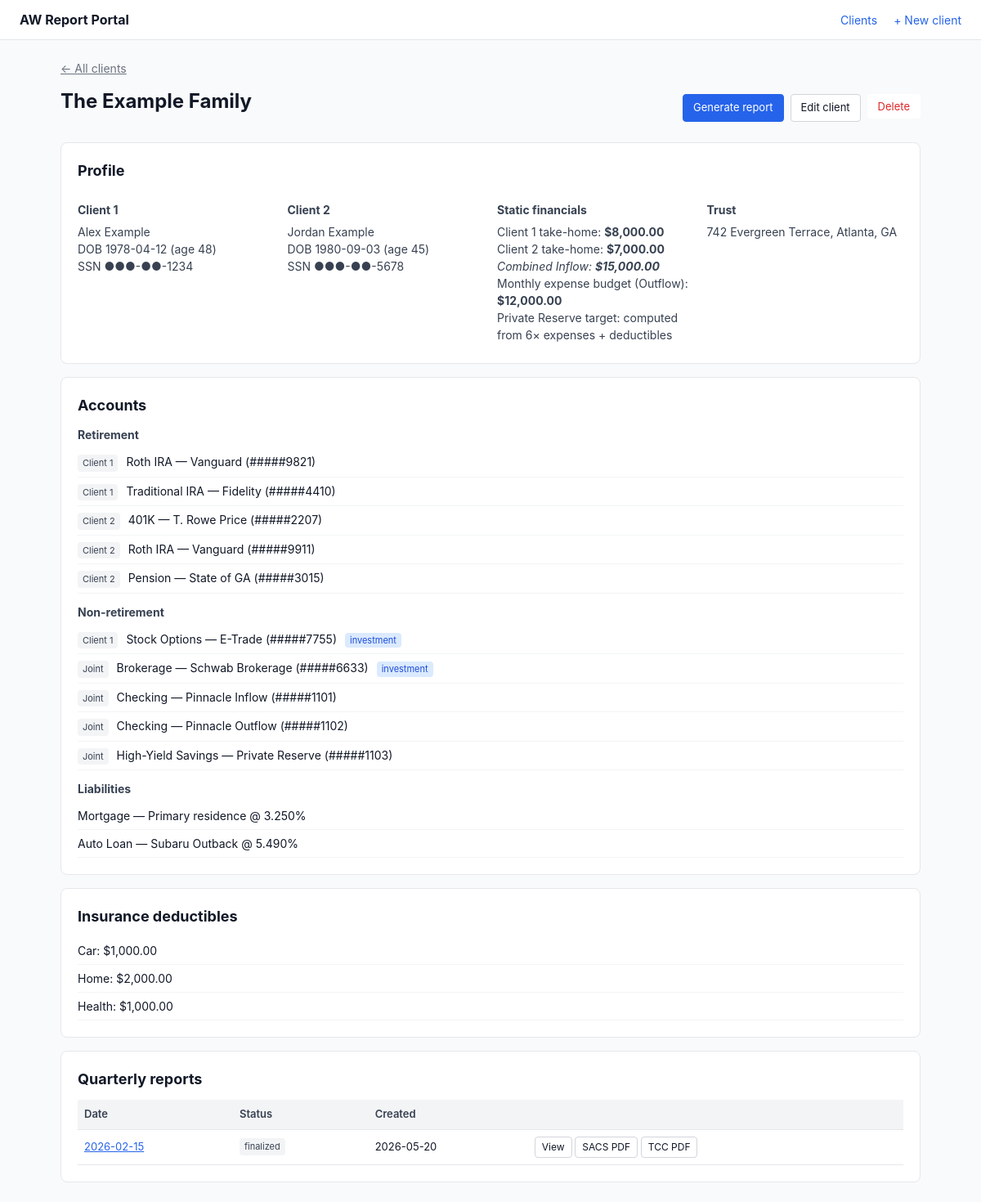
The page /clients/1 on the database as committed earlier.
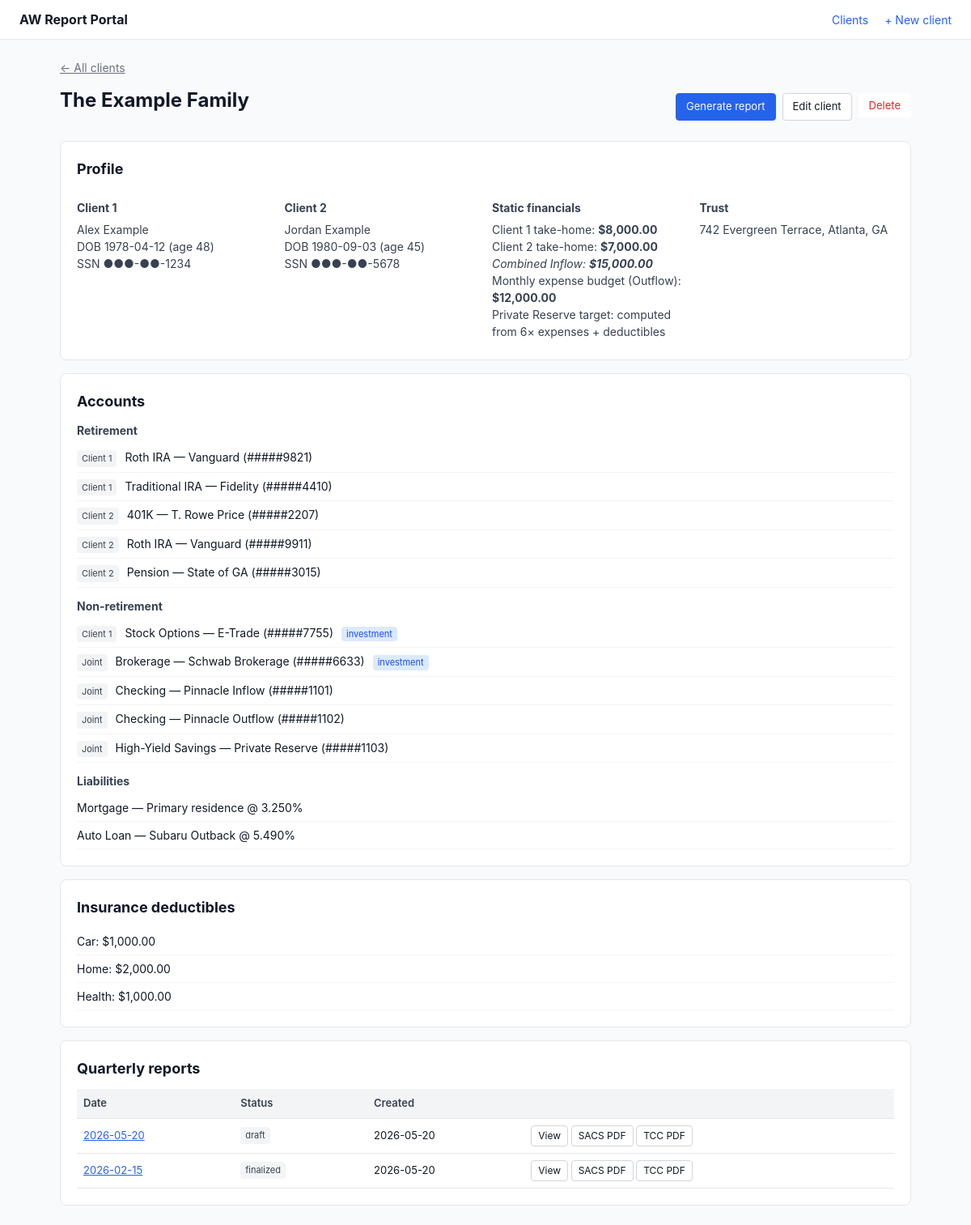
The same page on the database as committed later.
### tables this page shows
CREATE TABLE accounts (
    id INTEGER PRIMARY KEY AUTOINCREMENT,
    client_id INTEGER NOT NULL,
    category TEXT NOT NULL CHECK (category IN ('retirement', 'non_retirement', 'liability')),
    owner TEXT NOT NULL CHECK (owner IN ('client1', 'client2', 'joint')),
    account_type TEXT NOT NULL,
    nickname TEXT,
    account_number_last4 TEXT,
    interest_rate REAL,
    institution TEXT,
    is_investment INTEGER NOT NULL DEFAULT 0,
    sort_order INTEGER NOT NULL DEFAULT 0,
    FOREIGN KEY (client_id) REFERENCES clients(id) ON DELETE CASCADE
);

CREATE TABLE insurance_deductibles (
    id INTEGER PRIMARY KEY AUTOINCREMENT,
    client_id INTEGER NOT NULL,
    label TEXT NOT NULL,
    amount REAL NOT NULL DEFAULT 0,
    FOREIGN KEY (client_id) REFERENCES clients(id) ON DELETE CASCADE
);

CREATE TABLE reports (
    id INTEGER PRIMARY KEY AUTOINCREMENT,
    client_id INTEGER NOT NULL,
    report_date TEXT NOT NULL,
    inflow_monthly REAL,
    outflow_monthly REAL,
    private_reserve_balance REAL,
    investment_account_balance REAL,
    trust_zillow_value REAL,
    status TEXT NOT NULL DEFAULT 'draft' CHECK (status IN ('draft', 'finalized')),
    created_at TEXT DEFAULT CURRENT_TIMESTAMP,
    finalized_at TEXT,
    FOREIGN KEY (client_id) REFERENCES clients(id) ON DELETE CASCADE
);

### app.py (the view)
    @app.route("/clients/<int:client_id>")
    def client_detail(client_id):
        client = get_client_or_404(client_id)
        accounts = get_accounts(client_id)
        deductibles = get_deductibles(client_id)
        reports = get_reports(client_id)
        return render_template(
            "client_detail.html",
            client=client,
            accounts=accounts,
            deductibles=deductibles,
            reports=reports,
            calc_age=calc_age,
        )

### app.py (called while the page is built)
def get_client_or_404(client_id: int):
    c = dbmod.query("SELECT * FROM clients WHERE id = ?", (client_id,), one=True)
    if not c:
        abort(404)
    return c

def get_accounts(client_id: int):
    return dbmod.query(
        "SELECT * FROM accounts WHERE client_id = ? ORDER BY category, owner, sort_order, id",
        (client_id,),
    )

def get_deductibles(client_id: int):
    return dbmod.query(
        "SELECT * FROM insurance_deductibles WHERE client_id = ? ORDER BY id",
        (client_id,),
    )

def get_reports(client_id: int):
    return dbmod.query(
        "SELECT * FROM reports WHERE client_id = ? ORDER BY report_date DESC, id DESC",
        (client_id,),
    )

### calculations.py (called while the page is built)
def calc_age(dob_iso: str, as_of_iso: str | None = None) -> int | None:
    from datetime import date
    if not dob_iso:
        return None
    try:
        dob = date.fromisoformat(dob_iso)
    except ValueError:
        return None
    today = date.fromisoformat(as_of_iso) if as_of_iso else date.today()
    return today.year - dob.year - ((today.month, today.day) < (dob.month, dob.day))

### templates/client_detail.html (shortened to what the changed rows need)
{% extends "base.html" %}
{% block content %}
<div class="page-head">
  <h1>{{ client.label }}</h1>
</div>
<section class="card">
  <h2>Profile</h2>
</section>
<section class="card">
  <h2>Accounts</h2>
  {% set retirement = accounts | selectattr('category', 'equalto', 'retirement') | list %}
  {% set non_retirement = accounts | selectattr('category', 'equalto', 'non_retirement') | list %}
  {% set liabilities = accounts | selectattr('category', 'equalto', 'liability') | list %}
  {% if not retirement %}<p class="empty">None.</p>{% else %}
  <ul class="account-list">
    {% for a in retirement %}
      <li><span class="badge">{{ a.owner | replace('client','Client ') | title }}</span>
          {{ a.account_type }}{% if a.nickname %} — {{ a.nickname }}{% endif %}
          {% if a.account_number_last4 %} (#####{{ a.account_number_last4 }}){% endif %}</li>
    {% endfor %}
  </ul>
  {% endif %}
  {% if not non_retirement %}<p class="empty">None.</p>{% else %}
  <ul class="account-list">
    {% for a in non_retirement %}
      <li><span class="badge">{{ a.owner | replace('client','Client ') | title }}</span>
          {{ a.account_type }}{% if a.nickname %} — {{ a.nickname }}{% endif %}
          {% if a.account_number_last4 %} (#####{{ a.account_number_last4 }}){% endif %}
          {% if a.is_investment %}<span class="tag">investment</span>{% endif %}</li>
    {% endfor %}
  </ul>
  {% endif %}
  {% if not liabilities %}<p class="empty">None.</p>{% else %}
  <ul class="account-list">
    {% for a in liabilities %}
      <li>{{ a.account_type }}{% if a.nickname %} — {{ a.nickname }}{% endif %}
          {% if a.interest_rate %} @ {{ a.interest_rate | pct }}{% endif %}</li>
    {% endfor %}
  </ul>
  {% endif %}
</section>
<section class="card">
  <h2>Insurance deductibles</h2>
  {% if not deductibles %}<p class="empty">None.</p>{% else %}
  <ul class="account-list">
    {% for d in deductibles %}<li>{{ d.label }}: {{ d.amount | usd }}</li>{% endfor %}
  </ul>
  {% endif %}
</section>
<section class="card">
  <h2>Quarterly reports</h2>
  {% if not reports %}<p class="empty">No reports yet. <a href="{{ url_for('report_new', client_id=client.id) }}">Generate the first one →</a></p>
  {% else %}
  <table class="data">
    <thead><tr><th>Date</th><th>Status</th><th>Created</th><th></th></tr></thead>
    <tbody>
      {% for r in reports %}
        <tr>
          <td><a href="{{ url_for('report_view', report_id=r.id) }}">{{ r.report_date }}</a></td>
          <td><span class="badge">{{ r.status }}</span></td>
          <td>{{ r.created_at[:10] if r.created_at else '' }}</td>
          <td>
            <a class="btn small" href="{{ url_for('report_view', report_id=r.id) }}">View</a>
            <a class="btn small" href="{{ url_for('report_pdf', report_id=r.id, kind='sacs') }}">SACS PDF</a>
            <a class="btn small" href="{{ url_for('report_pdf', report_id=r.id, kind='tcc') }}">TCC PDF</a>
          </td>
        </tr>
      {% endfor %}
    </tbody>
  </table>
  {% endif %}
</section>
{% endblock %}

Rows that differ between the two databases and show on the page:
added reports: report_date "2026-05-20", status "draft", created_at "2026-05-20"
